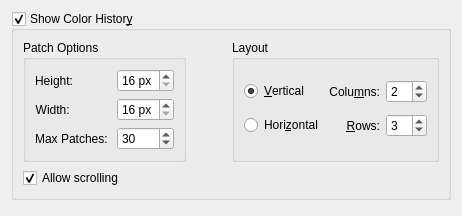
     <widget class="QWidget" name="tab_ColorHistory">
      <property name="enabled">
       <bool>true</bool>
      </property>
      <property name="sizePolicy">
       <sizepolicy hsizetype="Preferred" vsizetype="Preferred">
        <horstretch>0</horstretch>
        <verstretch>0</verstretch>
       </sizepolicy>
      </property>
      <attribute name="title">
       <string>Color History</string>
      </attribute>
      <layout class="QVBoxLayout" name="verticalLayout_11">
       <item>
        <widget class="QGroupBox" name="lastUsedColorsShow">
         <property name="sizePolicy">
          <sizepolicy hsizetype="MinimumExpanding" vsizetype="MinimumExpanding">
           <horstretch>0</horstretch>
           <verstretch>0</verstretch>
          </sizepolicy>
         </property>
         <property name="title">
          <string>Show Color Histor&amp;y</string>
         </property>
         <property name="checkable">
          <bool>true</bool>
         </property>
         <layout class="QVBoxLayout" name="verticalLayout_12">
          <item>
           <layout class="QHBoxLayout" name="horizontalLayout_7">
            <item>
             <widget class="QGroupBox" name="groupBox">
              <property name="title">
               <string>Patch Options</string>
              </property>
              <layout class="QFormLayout" name="formLayout_4">
               <item row="0" column="0">
                <widget class="QLabel" name="label_14">
                 <property name="text">
                  <string>Height:</string>
                 </property>
                 <property name="alignment">
                  <set>Qt::AlignRight|Qt::AlignTrailing|Qt::AlignVCenter</set>
                 </property>
                </widget>
               </item>
               <item row="0" column="1">
                <widget class="KisIntParseSpinBox" name="lastUsedColorsWidth">
                 <property name="suffix">
                  <string> px</string>
                 </property>
                 <property name="prefix">
                  <string/>
                 </property>
                 <property name="minimum">
                  <number>16</number>
                 </property>
                </widget>
               </item>
               <item row="1" column="0">
                <widget class="QLabel" name="label">
                 <property name="text">
                  <string>Width: </string>
                 </property>
                 <property name="alignment">
                  <set>Qt::AlignRight|Qt::AlignTrailing|Qt::AlignVCenter</set>
                 </property>
                </widget>
               </item>
               <item row="1" column="1">
                <widget class="KisIntParseSpinBox" name="lastUsedColorsHeight">
                 <property name="suffix">
                  <string> px</string>
                 </property>
                 <property name="minimum">
                  <number>16</number>
                 </property>
                </widget>
               </item>
               <item row="2" column="0">
                <widget class="QLabel" name="label_10">
                 <property name="text">
                  <string>Max Patches: </string>
                 </property>
                 <property name="alignment">
                  <set>Qt::AlignRight|Qt::AlignTrailing|Qt::AlignVCenter</set>
                 </property>
                </widget>
               </item>
               <item row="2" column="1">
                <widget class="KisIntParseSpinBox" name="lastUsedColorsPatchCount">
                 <property name="minimum">
                  <number>1</number>
                 </property>
                 <property name="value">
                  <number>30</number>
                 </property>
                </widget>
               </item>
              </layout>
             </widget>
            </item>
            <item>
             <spacer name="horizontalSpacer_6">
              <property name="orientation">
               <enum>Qt::Horizontal</enum>
              </property>
              <property name="sizeHint" stdset="0">
               <size>
                <width>40</width>
                <height>20</height>
               </size>
              </property>
             </spacer>
            </item>
            <item>
             <widget class="QGroupBox" name="groupBox_2">
              <property name="title">
               <string>Layout</string>
              </property>
              <layout class="QGridLayout" name="gridLayout">
               <property name="verticalSpacing">
                <number>0</number>
               </property>
               <item row="0" column="0">
                <widget class="QRadioButton" name="lastUsedColorsAlignVertical">
                 <property name="text">
                  <string>&amp;Vertical</string>
                 </property>
                 <property name="checked">
                  <bool>true</bool>
                 </property>
                </widget>
               </item>
               <item row="0" column="1">
                <widget class="QLabel" name="lbl_lastUsedNumCols">
                 <property name="text">
                  <string>Colu&amp;mns:</string>
                 </property>
                 <property name="alignment">
                  <set>Qt::AlignRight|Qt::AlignTrailing|Qt::AlignVCenter</set>
                 </property>
                 <property name="buddy">
                  <cstring>lastUsedColorsNumCols</cstring>
                 </property>
                </widget>
               </item>
               <item row="0" column="2">
                <widget class="KisIntParseSpinBox" name="lastUsedColorsNumCols">
                 <property name="minimum">
                  <number>1</number>
                 </property>
                 <property name="maximum">
                  <number>20</number>
                 </property>
                 <property name="value">
                  <number>2</number>
                 </property>
                </widget>
               </item>
               <item row="1" column="0">
                <widget class="QRadioButton" name="lastUsedColorsAlignHorizontal">
                 <property name="text">
                  <string>Hori&amp;zontal</string>
                 </property>
                </widget>
               </item>
               <item row="1" column="1">
                <widget class="QLabel" name="lbl_lastUsedNumRows">
                 <property name="text">
                  <string>&amp;Rows:</string>
                 </property>
                 <property name="alignment">
                  <set>Qt::AlignRight|Qt::AlignTrailing|Qt::AlignVCenter</set>
                 </property>
                 <property name="buddy">
                  <cstring>lastUsedColorsNumRows</cstring>
                 </property>
                </widget>
               </item>
               <item row="1" column="2">
                <widget class="KisIntParseSpinBox" name="lastUsedColorsNumRows">
                 <property name="minimum">
                  <number>1</number>
                 </property>
                 <property name="maximum">
                  <number>20</number>
                 </property>
                 <property name="value">
                  <number>3</number>
                 </property>
                </widget>
               </item>
              </layout>
             </widget>
            </item>
           </layout>
          </item>
          <item>
           <widget class="QCheckBox" name="lastUsedColorsAllowScrolling">
            <property name="text">
             <string>Allow scrolling</string>
            </property>
            <property name="checked">
             <bool>true</bool>
            </property>
           </widget>
          </item>
         </layout>
        </widget>
       </item>
       <item>
        <spacer name="verticalSpacer_6">
         <property name="orientation">
          <enum>Qt::Vertical</enum>
         </property>
         <property name="sizeType">
          <enum>QSizePolicy::MinimumExpanding</enum>
         </property>
         <property name="sizeHint" stdset="0">
          <size>
           <width>20</width>
           <height>5</height>
          </size>
         </property>
        </spacer>
       </item>
      </layout>
     </widget>
